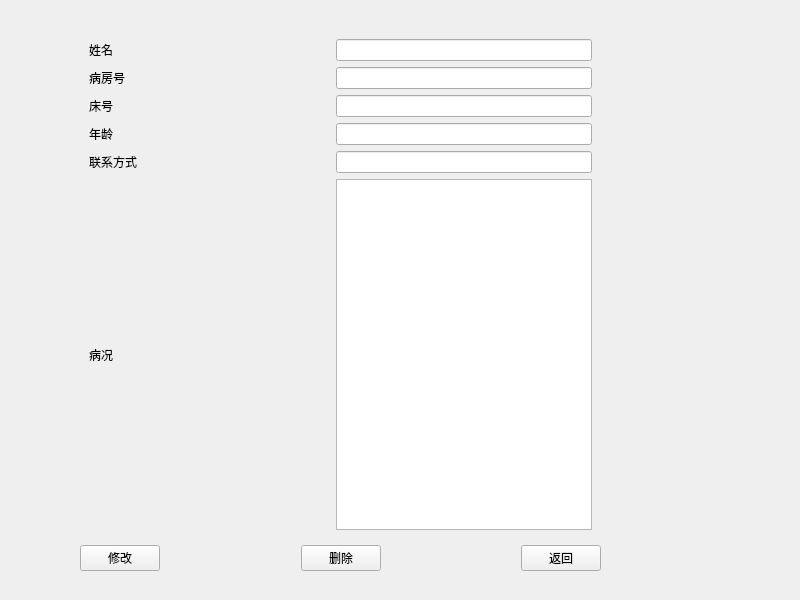
<?xml version="1.0" encoding="UTF-8"?>
<ui version="4.0">
 <class>deleteinf</class>
 <widget class="QWidget" name="deleteinf">
  <property name="geometry">
   <rect>
    <x>0</x>
    <y>0</y>
    <width>800</width>
    <height>600</height>
   </rect>
  </property>
  <property name="minimumSize">
   <size>
    <width>800</width>
    <height>600</height>
   </size>
  </property>
  <property name="maximumSize">
   <size>
    <width>800</width>
    <height>600</height>
   </size>
  </property>
  <property name="windowTitle">
   <string>管理系统</string>
  </property>
  <widget class="QWidget" name="layoutWidget">
   <property name="geometry">
    <rect>
     <x>80</x>
     <y>30</y>
     <width>521</width>
     <height>541</height>
    </rect>
   </property>
   <layout class="QGridLayout" name="gridLayout_2">
    <item row="0" column="0" colspan="5">
     <widget class="QWidget" name="widget" native="true">
      <layout class="QGridLayout" name="gridLayout">
       <item row="3" column="2">
        <widget class="QLineEdit" name="lineEdit_4"/>
       </item>
       <item row="2" column="2">
        <widget class="QLineEdit" name="lineEdit_3"/>
       </item>
       <item row="4" column="0">
        <widget class="QLabel" name="label_5">
         <property name="text">
          <string>联系方式</string>
         </property>
        </widget>
       </item>
       <item row="4" column="2">
        <widget class="QLineEdit" name="lineEdit_5"/>
       </item>
       <item row="5" column="0">
        <widget class="QLabel" name="label_6">
         <property name="text">
          <string>病况</string>
         </property>
        </widget>
       </item>
       <item row="0" column="2">
        <widget class="QLineEdit" name="lineEdit"/>
       </item>
       <item row="5" column="2">
        <widget class="QTextEdit" name="textEdit"/>
       </item>
       <item row="2" column="0">
        <widget class="QLabel" name="label_3">
         <property name="text">
          <string>床号</string>
         </property>
        </widget>
       </item>
       <item row="1" column="0">
        <widget class="QLabel" name="label_2">
         <property name="text">
          <string>病房号</string>
         </property>
        </widget>
       </item>
       <item row="3" column="0">
        <widget class="QLabel" name="label_4">
         <property name="text">
          <string>年龄</string>
         </property>
        </widget>
       </item>
       <item row="1" column="2">
        <widget class="QLineEdit" name="lineEdit_2"/>
       </item>
       <item row="0" column="0">
        <widget class="QLabel" name="label">
         <property name="text">
          <string>姓名</string>
         </property>
        </widget>
       </item>
       <item row="0" column="1">
        <spacer name="horizontalSpacer">
         <property name="orientation">
          <enum>Qt::Horizontal</enum>
         </property>
         <property name="sizeHint" stdset="0">
          <size>
           <width>40</width>
           <height>20</height>
          </size>
         </property>
        </spacer>
       </item>
      </layout>
     </widget>
    </item>
    <item row="1" column="0">
     <widget class="QPushButton" name="pushButton">
      <property name="text">
       <string>修改</string>
      </property>
     </widget>
    </item>
    <item row="1" column="1">
     <spacer name="horizontalSpacer_2">
      <property name="orientation">
       <enum>Qt::Horizontal</enum>
      </property>
      <property name="sizeHint" stdset="0">
       <size>
        <width>40</width>
        <height>20</height>
       </size>
      </property>
     </spacer>
    </item>
    <item row="1" column="2">
     <widget class="QPushButton" name="pushButton_2">
      <property name="text">
       <string>删除</string>
      </property>
     </widget>
    </item>
    <item row="1" column="3">
     <spacer name="horizontalSpacer_3">
      <property name="orientation">
       <enum>Qt::Horizontal</enum>
      </property>
      <property name="sizeHint" stdset="0">
       <size>
        <width>40</width>
        <height>20</height>
       </size>
      </property>
     </spacer>
    </item>
    <item row="1" column="4">
     <widget class="QPushButton" name="pushButton_3">
      <property name="text">
       <string>返回</string>
      </property>
     </widget>
    </item>
   </layout>
  </widget>
 </widget>
 <resources/>
 <connections/>
</ui>
